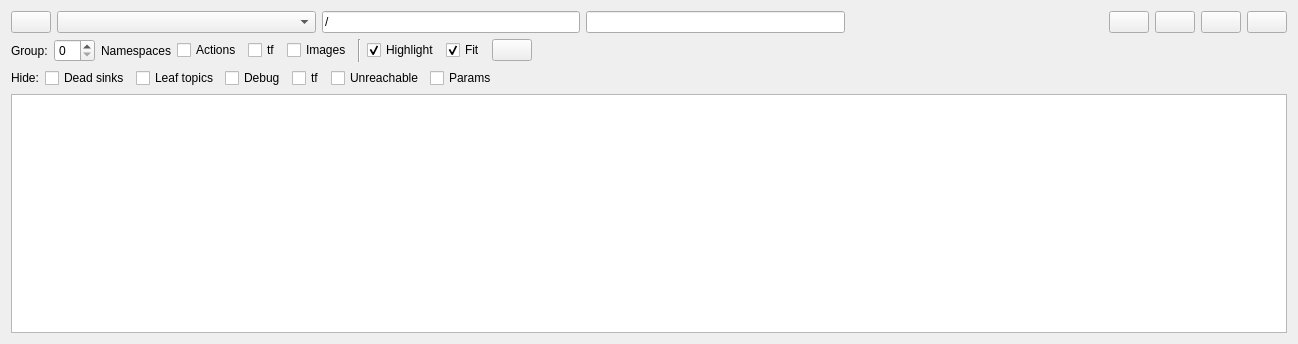
<?xml version="1.0" encoding="UTF-8"?>
<ui version="4.0">
 <class>RosGraphWidget</class>
 <widget class="QWidget" name="RosGraphWidget">
  <property name="enabled">
   <bool>true</bool>
  </property>
  <property name="geometry">
   <rect>
    <x>0</x>
    <y>0</y>
    <width>1298</width>
    <height>344</height>
   </rect>
  </property>
  <property name="windowTitle">
   <string>Node Graph aaaaaaa</string>
  </property>
  <layout class="QVBoxLayout" name="verticalLayout" stretch="0,0,0,0">
   <item>
    <layout class="QHBoxLayout" name="horizontalLayout" stretch="0,0,0,0,0,0,0,0,0">
     <item>
      <widget class="QPushButton" name="refresh_graph_push_button">
       <property name="toolTip">
        <string>Refresh ROS graph</string>
       </property>
       <property name="iconSize">
        <size>
         <width>16</width>
         <height>16</height>
        </size>
       </property>
      </widget>
     </item>
     <item>
      <widget class="QComboBox" name="graph_type_combo_box">
       <property name="sizePolicy">
        <sizepolicy hsizetype="Expanding" vsizetype="Fixed">
         <horstretch>0</horstretch>
         <verstretch>0</verstretch>
        </sizepolicy>
       </property>
       <property name="toolTip">
        <string>Choose graph type</string>
       </property>
      </widget>
     </item>
     <item>
      <widget class="QLineEdit" name="filter_line_edit">
       <property name="toolTip">
        <string>Namespace filter, comma separated list of names/regexp to include or exclude. Example: -/rqt.*</string>
       </property>
       <property name="text">
        <string notr="true">/</string>
       </property>
      </widget>
     </item>
     <item>
      <widget class="QLineEdit" name="topic_filter_line_edit">
       <property name="toolTip">
        <string>Topic filter, comma separated list of names/regexp to include or exclude. Example: -/tf</string>
       </property>
      </widget>
     </item>
     <item>
      <spacer name="horizontalSpacer">
       <property name="orientation">
        <enum>Qt::Horizontal</enum>
       </property>
       <property name="sizeHint" stdset="0">
        <size>
         <width>40</width>
         <height>20</height>
        </size>
       </property>
      </spacer>
     </item>
     <item>
      <widget class="QPushButton" name="load_dot_push_button">
       <property name="toolTip">
        <string>Load DOT graph from file</string>
       </property>
       <property name="iconSize">
        <size>
         <width>16</width>
         <height>16</height>
        </size>
       </property>
      </widget>
     </item>
     <item>
      <widget class="QPushButton" name="save_dot_push_button">
       <property name="toolTip">
        <string>Save as DOT graph</string>
       </property>
       <property name="iconSize">
        <size>
         <width>16</width>
         <height>16</height>
        </size>
       </property>
      </widget>
     </item>
     <item>
      <widget class="QPushButton" name="save_as_svg_push_button">
       <property name="toolTip">
        <string>Save as SVG</string>
       </property>
       <property name="iconSize">
        <size>
         <width>16</width>
         <height>16</height>
        </size>
       </property>
      </widget>
     </item>
     <item>
      <widget class="QPushButton" name="save_as_image_push_button">
       <property name="toolTip">
        <string>Save as image</string>
       </property>
       <property name="iconSize">
        <size>
         <width>16</width>
         <height>16</height>
        </size>
       </property>
      </widget>
     </item>
    </layout>
   </item>
   <item>
    <widget class="QWidget" name="widget" native="true">
     <layout class="QHBoxLayout" name="horizontalLayout_4">
      <property name="leftMargin">
       <number>0</number>
      </property>
      <property name="topMargin">
       <number>0</number>
      </property>
      <property name="rightMargin">
       <number>0</number>
      </property>
      <property name="bottomMargin">
       <number>0</number>
      </property>
      <item>
       <widget class="QWidget" name="widget" native="true">
        <layout class="QHBoxLayout" name="horizontalLayout_4a">
         <property name="leftMargin">
          <number>0</number>
         </property>
         <property name="topMargin">
          <number>0</number>
         </property>
         <property name="rightMargin">
          <number>0</number>
         </property>
         <property name="bottomMargin">
          <number>0</number>
         </property>
         <item>
          <widget class="QLabel" name="label">
           <property name="text">
            <string>Group:</string>
           </property>
          </widget>
         </item>
         <item>
          <widget class="QSpinBox" name="namespace_cluster_spin_box">
           <property name="toolTip">
            <string>Show namespace boxes, nesting up to this amount</string>
           </property>
          </widget>
         </item>
         <item>
          <widget class="QLabel" name="label">
           <property name="text">
            <string>Namespaces</string>
           </property>
          </widget>
         </item>
         <item>
          <widget class="QCheckBox" name="actionlib_check_box">
           <property name="toolTip">
            <string>Summarize action topics into one virtual topic node (named &lt;action_server&gt;/action_topics)</string>
           </property>
           <property name="text">
            <string>Actions</string>
           </property>
          </widget>
         </item>
         <item>
          <widget class="QCheckBox" name="group_tf_check_box">
           <property name="toolTip">
            <string>Summarize tf and tf2 topics into one virtual topic node (named /tf)</string>
           </property>
           <property name="text">
            <string>tf</string>
           </property>
          </widget>
         </item>
         <item>
          <widget class="QCheckBox" name="group_image_check_box">
           <property name="toolTip">
            <string>Summarize image topics into one virtual topic node (named &lt;image_server&gt;/image_topics)</string>
           </property>
           <property name="text">
            <string>Images</string>
           </property>
          </widget>
         </item>
        </layout>
       </widget>
      </item>
      <item>
       <widget class="Line" name="line">
        <property name="orientation">
         <enum>Qt::Vertical</enum>
        </property>
       </widget>
      </item>
      <item>
       <widget class="QCheckBox" name="highlight_connections_check_box">
        <property name="toolTip">
         <string>Highlight incoming and outgoing connections on mouse over</string>
        </property>
        <property name="text">
         <string>Highlight</string>
        </property>
        <property name="checked">
         <bool>true</bool>
        </property>
       </widget>
      </item>
      <item>
       <widget class="QCheckBox" name="auto_fit_graph_check_box">
        <property name="toolTip">
         <string>Automatically fit graph into view on update</string>
        </property>
        <property name="text">
         <string>Fit</string>
        </property>
        <property name="checked">
         <bool>true</bool>
        </property>
       </widget>
      </item>
      <item>
       <widget class="QPushButton" name="fit_in_view_push_button">
        <property name="toolTip">
         <string>Fit graph in view</string>
        </property>
        <property name="iconSize">
         <size>
          <width>16</width>
          <height>16</height>
         </size>
        </property>
       </widget>
      </item>
      <item>
       <spacer name="horizontalSpacer_2">
        <property name="orientation">
         <enum>Qt::Horizontal</enum>
        </property>
        <property name="sizeHint" stdset="0">
         <size>
          <width>40</width>
          <height>20</height>
         </size>
        </property>
       </spacer>
      </item>
     </layout>
    </widget>
   </item>
   <item>
    <widget class="QWidget" name="widget" native="true">
     <layout class="QHBoxLayout" name="horizontalLayout_5">
      <property name="leftMargin">
       <number>0</number>
      </property>
      <property name="topMargin">
       <number>0</number>
      </property>
      <property name="rightMargin">
       <number>0</number>
      </property>
      <property name="bottomMargin">
       <number>0</number>
      </property>
      <item>
       <widget class="QWidget" name="widget" native="true">
        <layout class="QHBoxLayout" name="horizontalLayout_5a" stretch="0,0,0,0,0,0,0,0">
         <property name="leftMargin">
          <number>0</number>
         </property>
         <property name="topMargin">
          <number>0</number>
         </property>
         <property name="rightMargin">
          <number>0</number>
         </property>
         <property name="bottomMargin">
          <number>0</number>
         </property>
         <item>
          <widget class="QLabel" name="label">
           <property name="text">
            <string>Hide:</string>
           </property>
          </widget>
         </item>
         <item>
          <widget class="QCheckBox" name="dead_sinks_check_box">
           <property name="toolTip">
            <string>Hide topics without subscribers</string>
           </property>
           <property name="text">
            <string>Dead sinks</string>
           </property>
          </widget>
         </item>
         <item>
          <widget class="QCheckBox" name="leaf_topics_check_box">
           <property name="toolTip">
            <string>Hide topics with one connection only (implicates dead sinks)</string>
           </property>
           <property name="text">
            <string>Leaf topics</string>
           </property>
          </widget>
         </item>
         <item>
          <widget class="QCheckBox" name="quiet_check_box">
           <property name="toolTip">
            <string>Hide common debugging nodes</string>
           </property>
           <property name="text">
            <string>Debug</string>
           </property>
          </widget>
         </item>
         <item>
          <widget class="QCheckBox" name="hide_tf_nodes_check_box">
           <property name="toolTip">
            <string>Hide tf nodes</string>
           </property>
           <property name="text">
            <string>tf</string>
           </property>
          </widget>
         </item>
         <item>
          <widget class="QCheckBox" name="unreachable_check_box">
           <property name="toolTip">
            <string>Hide unreachable nodes</string>
           </property>
           <property name="text">
            <string>Unreachable</string>
           </property>
          </widget>
         </item>
         <item>
          <widget class="QCheckBox" name="hide_dynamic_reconfigure_check_box">
           <property name="toolTip">
            <string>Hide dynamic reconfigure's parameter topics</string>
           </property>
           <property name="text">
            <string>Params</string>
           </property>
          </widget>
         </item>
         <item>
          <spacer name="horizontalSpacer_3">
           <property name="orientation">
            <enum>Qt::Horizontal</enum>
           </property>
           <property name="sizeHint" stdset="0">
            <size>
             <width>40</width>
             <height>20</height>
            </size>
           </property>
          </spacer>
         </item>
        </layout>
       </widget>
      </item>
     </layout>
    </widget>
   </item>
   <item>
    <widget class="QGraphicsView" name="graphic_view"/>
   </item>
  </layout>
 </widget>
 <resources/>
 <connections/>
</ui>
